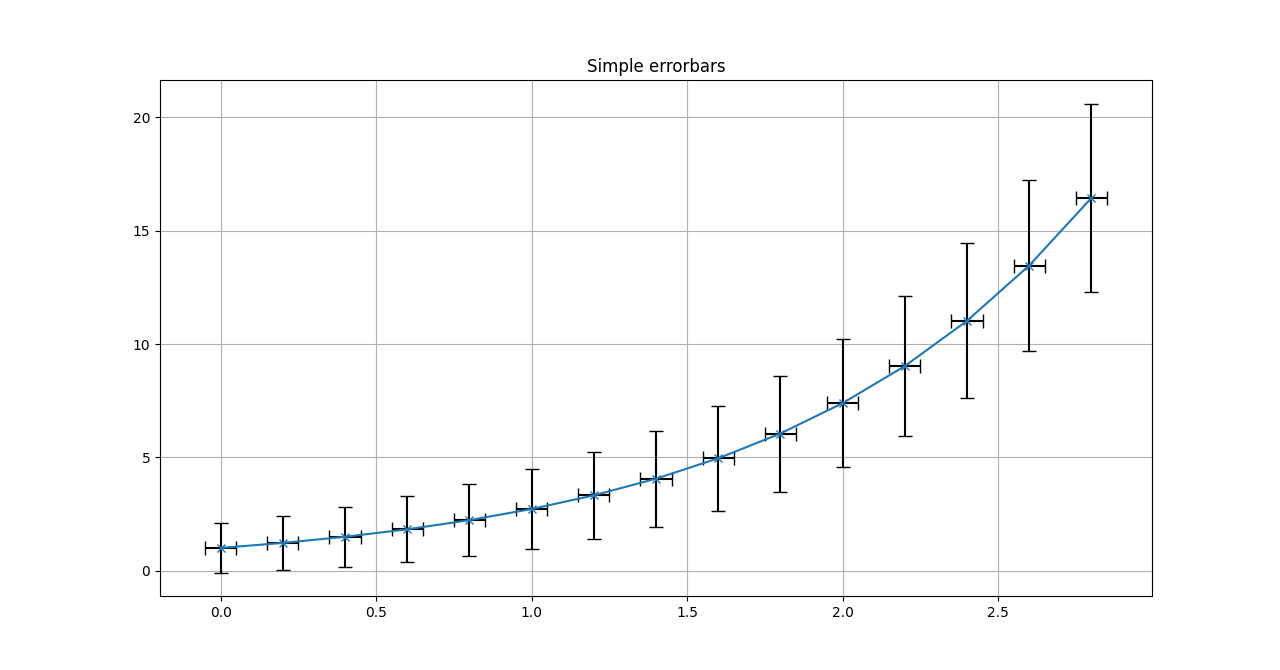

This figure's Python source:
import matplotlib.pyplot as plt
import numpy as np

x = np.arange(0, 3, 0.2)
y = np.exp(x)

fig = plt.figure()
ax = fig.add_subplot(111)

y_errs = 0.1 + np.sqrt(y)
x_errs = 0.05

# produces errorbars
ax.errorbar(x = x,
            y = y,
            yerr = y_errs,
            xerr = x_errs,
            marker='x',
            capsize=5,
            ecolor='k')

ax.set_title("Simple errorbars")
ax.grid(visible = True)

plt.show()
